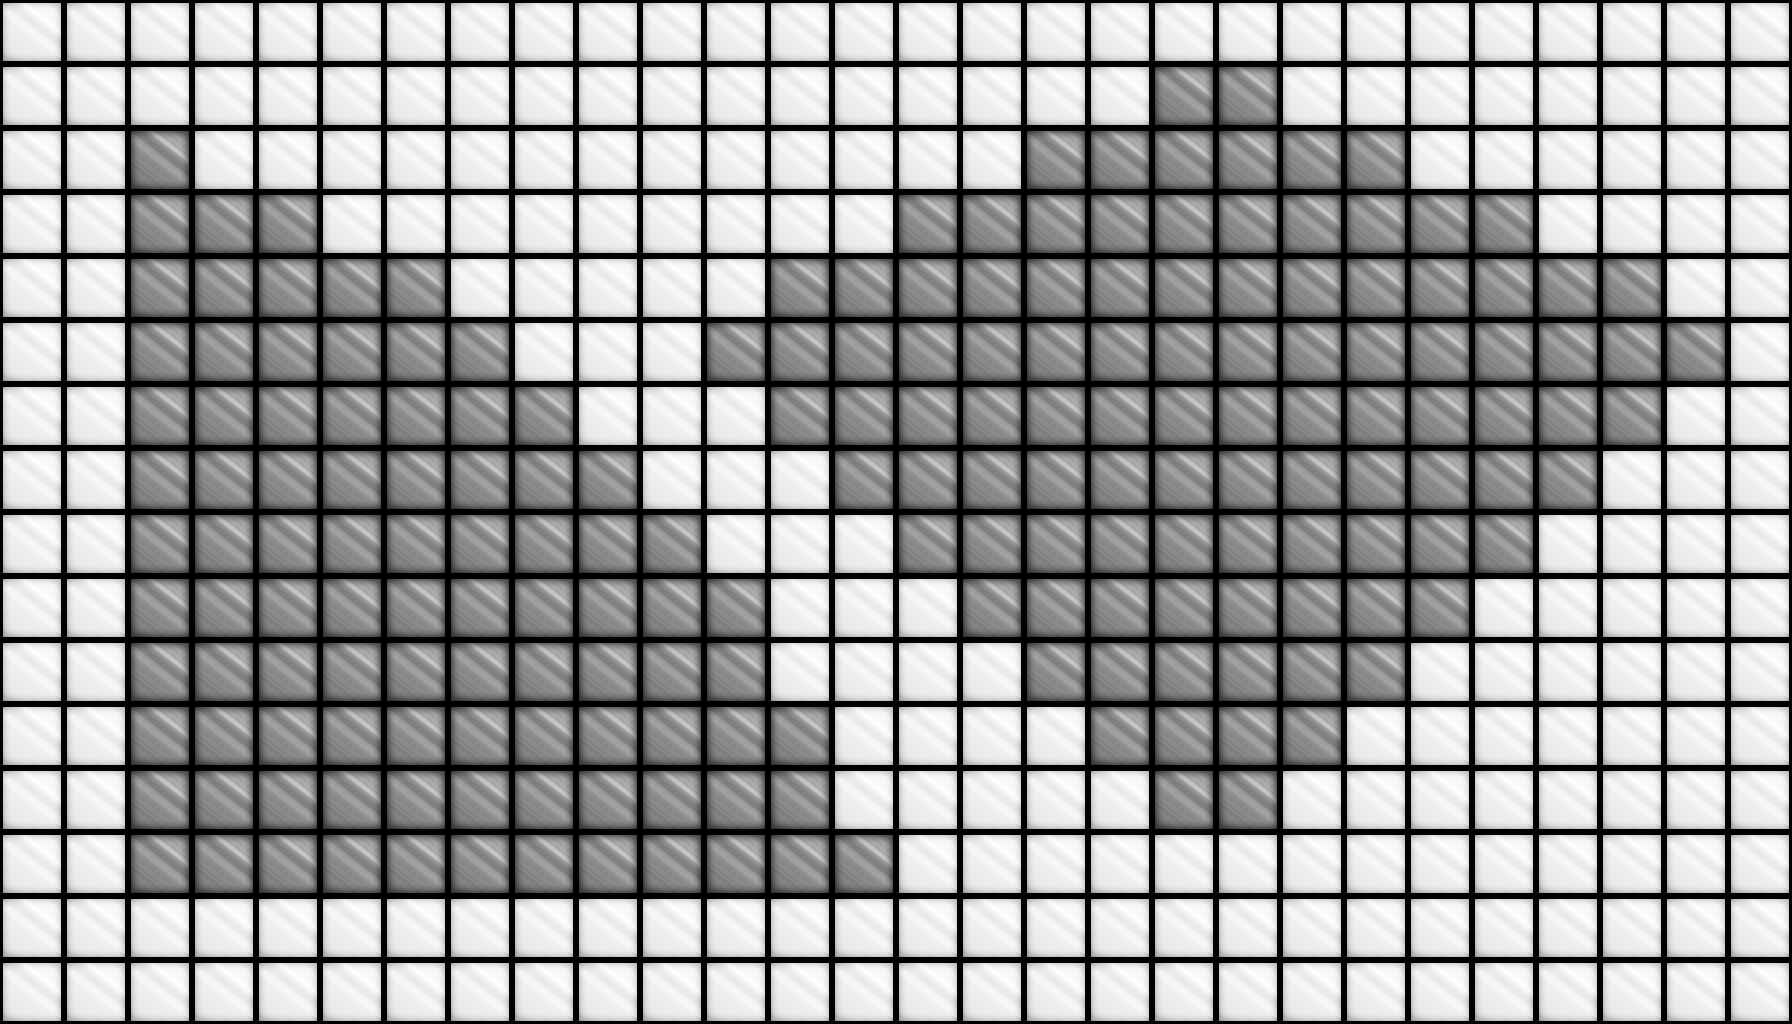

The image is a tile-based game level rendered from a .tmx file. Its description and complete source (layers, tilesets, objects, tile grids) follow:
An orthogonal 28x16 tile map with 64x64 px tiles, 1 tile layer (Tile Layer 1), 2 tilesets and 2 objects.

<map version="1.0" orientation="orthogonal" renderorder="right-down" width="28" height="16" tilewidth="64" tileheight="64" nextobjectid="5">
 <tileset firstgid="1" name="greyblock" tilewidth="64" tileheight="64" tilecount="1" columns="1">
  <image source="greyblock.png" width="64" height="64" />
 </tileset>
 <tileset firstgid="2" name="whiteblock" tilewidth="64" tileheight="64" tilecount="1" columns="1">
  <image source="whiteblock.png" width="64" height="64" />
 </tileset>
 <layer name="Tile Layer 1" width="28" height="16">
  <data encoding="csv">
2,2,2,2,2,2,2,2,2,2,2,2,2,2,2,2,2,2,2,2,2,2,2,2,2,2,2,2,
2,2,2,2,2,2,2,2,2,2,2,2,2,2,2,2,2,2,1,1,2,2,2,2,2,2,2,2,
2,2,1,2,2,2,2,2,2,2,2,2,2,2,2,2,1,1,1,1,1,1,2,2,2,2,2,2,
2,2,1,1,1,2,2,2,2,2,2,2,2,2,1,1,1,1,1,1,1,1,1,1,2,2,2,2,
2,2,1,1,1,1,1,2,2,2,2,2,1,1,1,1,1,1,1,1,1,1,1,1,1,1,2,2,
2,2,1,1,1,1,1,1,2,2,2,1,1,1,1,1,1,1,1,1,1,1,1,1,1,1,1,2,
2,2,1,1,1,1,1,1,1,2,2,2,1,1,1,1,1,1,1,1,1,1,1,1,1,1,2,2,
2,2,1,1,1,1,1,1,1,1,2,2,2,1,1,1,1,1,1,1,1,1,1,1,1,2,2,2,
2,2,1,1,1,1,1,1,1,1,1,2,2,2,1,1,1,1,1,1,1,1,1,1,2,2,2,2,
2,2,1,1,1,1,1,1,1,1,1,1,2,2,2,1,1,1,1,1,1,1,1,2,2,2,2,2,
2,2,1,1,1,1,1,1,1,1,1,1,2,2,2,2,1,1,1,1,1,1,2,2,2,2,2,2,
2,2,1,1,1,1,1,1,1,1,1,1,1,2,2,2,2,1,1,1,1,2,2,2,2,2,2,2,
2,2,1,1,1,1,1,1,1,1,1,1,1,2,2,2,2,2,1,1,2,2,2,2,2,2,2,2,
2,2,1,1,1,1,1,1,1,1,1,1,1,1,2,2,2,2,2,2,2,2,2,2,2,2,2,2,
2,2,2,2,2,2,2,2,2,2,2,2,2,2,2,2,2,2,2,2,2,2,2,2,2,2,2,2,
2,2,2,2,2,2,2,2,2,2,2,2,2,2,2,2,2,2,2,2,2,2,2,2,2,2,2,2
</data>
 </layer>
 <objectgroup color="#ff0000" name="Object Layer 1">
  <object id="1" x="64" y="896" width="64" height="64">
   <ellipse />
  </object>
  <object id="4" x="1152" y="832" width="64" height="64">
   <ellipse />
  </object>
 </objectgroup>
</map>
